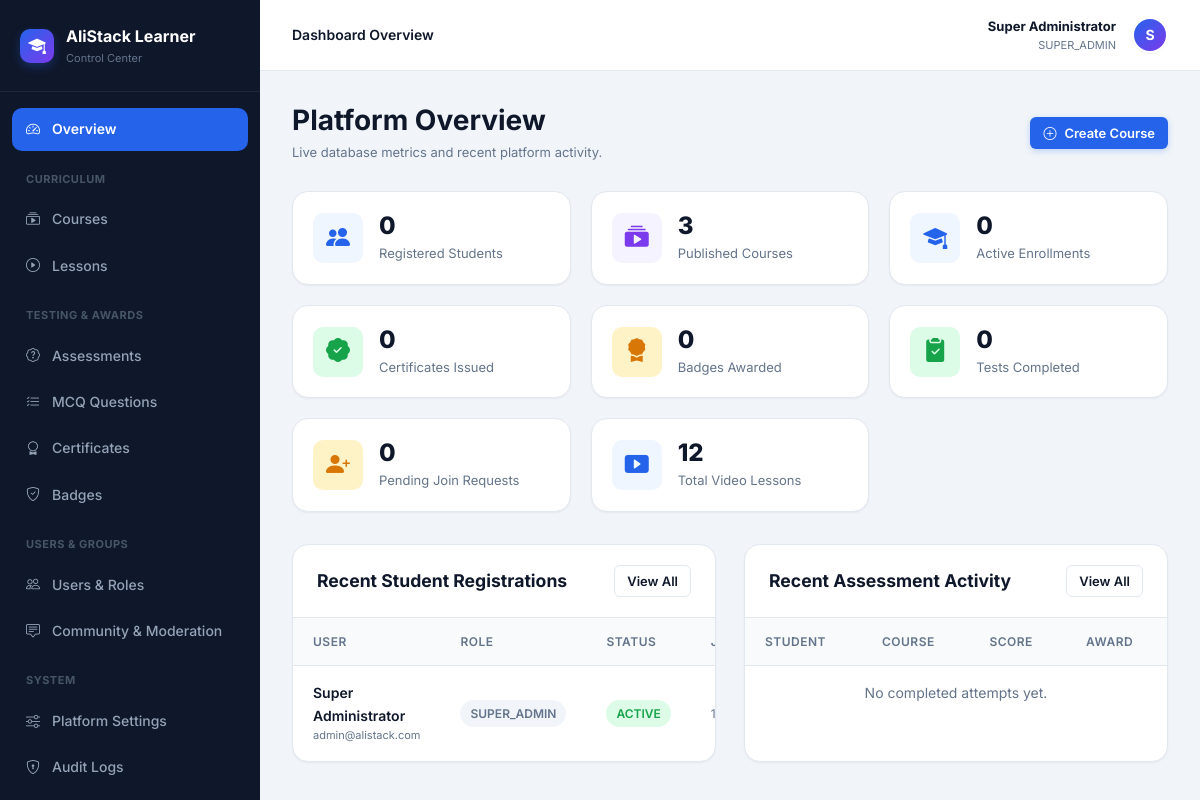
The app's page /public/admin/index.php (signed in) with its own data.
### tables this page shows
CREATE TABLE `users` (
  `id` INT UNSIGNED AUTO_INCREMENT PRIMARY KEY,
  `full_name` VARCHAR(150) NOT NULL,
  `email` VARCHAR(191) NOT NULL UNIQUE,
  `username` VARCHAR(60) NOT NULL UNIQUE,
  `password_hash` VARCHAR(255) NOT NULL,
  `role` ENUM('super_admin', 'admin', 'moderator', 'student') NOT NULL DEFAULT 'student',
  `status` ENUM('active', 'suspended', 'pending') NOT NULL DEFAULT 'active',
  `avatar_url` VARCHAR(255) NULL,
  `bio` TEXT NULL,
  `last_login_at` DATETIME NULL,
  `created_at` DATETIME NOT NULL DEFAULT CURRENT_TIMESTAMP,
  `updated_at` DATETIME NOT NULL DEFAULT CURRENT_TIMESTAMP ON UPDATE CURRENT_TIMESTAMP,
  INDEX `idx_users_role` (`role`),
  INDEX `idx_users_status` (`status`)
);

### public/admin/index.php (the view, shortened to what the rows shown need)
<?php
require_once dirname(__DIR__, 2) . '/app/autoload.php';
$userRepo = new UserRepository();
$recentUsers = $userRepo->getAll(1, 5);
require_once dirname(__DIR__, 2) . '/templates/layouts/admin-layout.php';
?>
<div class="admin-page-header">
    <div>
        <h1 style="font-size: 1.75rem; margin-bottom: 4px;">Platform Overview</h1>
    </div>
</div>
<div style="display: grid; grid-template-columns: 1fr 1fr; gap: 28px;">
    <div class="table-card">
        <div class="table-responsive">
            <table class="data-table">
                <thead>
                    <tr>
                        <th>User</th>
                        <th>Role</th>
                        <th>Status</th>
                        <th>Joined</th>
                    </tr>
                </thead>
                <tbody>
                    <?php if (empty($recentUsers)): ?>
                        <tr><td colspan="4" style="text-align: center; color: var(--muted);">No registrations yet.</td></tr>
                    <?php else: ?>
                        <?php foreach ($recentUsers as $u): ?>
                            <tr>
                                <td>
                                    <div style="font-weight: 600;"><?= Sanitizer::e($u['full_name']) ?></div>
                                    <div style="font-size: 11px; color: var(--muted);"><?= Sanitizer::e($u['email']) ?></div>
                                </td>
                                <td><span class="badge badge-gray"><?= strtoupper(Sanitizer::e($u['role'])) ?></span></td>
                                <td><span class="badge badge-success"><?= strtoupper(Sanitizer::e($u['status'])) ?></span></td>
                                <td style="font-size: 12px; color: var(--muted);"><?= Sanitizer::timeAgo($u['created_at']) ?></td>
                            </tr>
                        <?php endforeach; ?>
                    <?php endif; ?>
                </tbody>
            </table>
        </div>
    </div>
    <div class="table-card">
        <div class="table-responsive">
            <table class="data-table">
                <thead>
                    <tr>
                        <th>Student</th>
                        <th>Course</th>
                        <th>Score</th>
                        <th>Award</th>
                    </tr>
                </thead>
            </table>
        </div>
    </div>
</div>
<?php require_once dirname(__DIR__, 2) . '/templates/layouts/admin-footer.php'; ?>

### templates/layouts/admin-layout.php (shortened to what the rows shown need)
<?php
$adminUser = Auth::user();
?>
<!DOCTYPE html>
<html lang="en">
<head>
    <link rel="stylesheet" href="https://cdn.jsdelivr.net/npm/bootstrap-icons@1.11.3/font/bootstrap-icons.min.css">
    <link rel="stylesheet" href="<?= assetUrl('css/app.css') ?>">
    <link rel="stylesheet" href="<?= assetUrl('css/admin.css') ?>">
</head>
<body>
    <div class="admin-wrapper">
        <div class="admin-content">
            <header class="admin-topbar">
                <div style="display: flex; align-items: center; gap: 16px;">
                    <div style="font-size: 13px; text-align: right;">
                        <div style="font-weight: 700; color: var(--dark);"><?= Sanitizer::e($adminUser['full_name']) ?></div>
                        <div style="font-size: 11px; color: var(--muted);"><?= strtoupper(Sanitizer::e($adminUser['role'])) ?></div>
                    </div>
                    <div class="avatar" style="width: 36px; height: 36px;">
                        <?= strtoupper(substr($adminUser['full_name'], 0, 1)) ?>
                    </div>
                </div>
            </header>
            <main class="admin-main">

### records on screen
users: full_name "Super Administrator", role "SUPER_ADMIN", full_name "S", email "admin@alistack.com", status "ACTIVE"

### other values on screen
Sanitizer::e($pageTitle ?? 'Admin Area') "Dashboard Overview"
$stats['total_students'] "0"
$stats['published_courses'] "3"
$stats['active_enrollments'] "0"
$stats['certificates_issued'] "0"
$stats['badges_awarded'] "0"
$stats['assessment_attempts'] "0"
$stats['pending_group_requests'] "0"
$stats['total_lessons'] "12"
